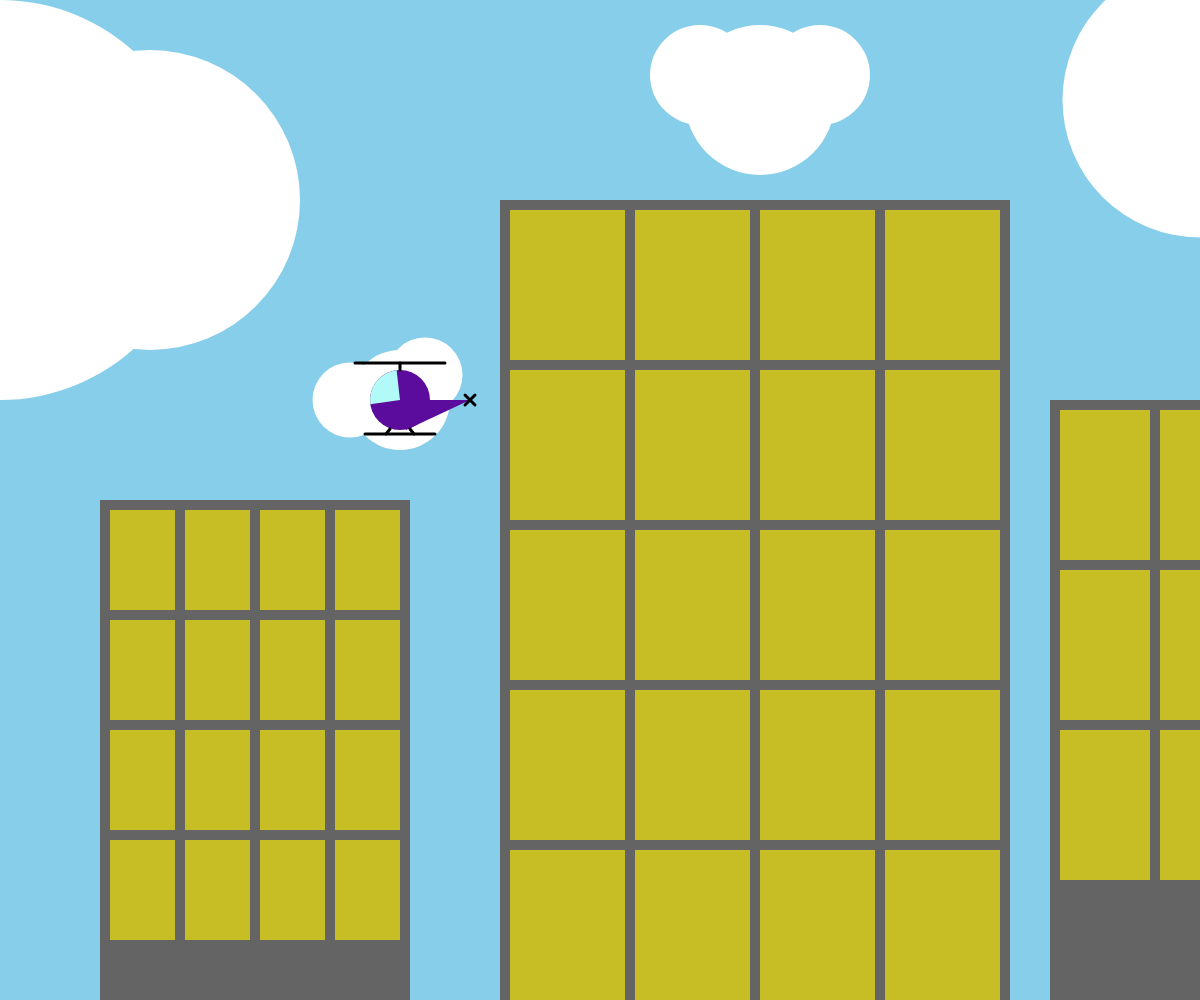
Frame 1 (no input)
Frame 60 (no input): identical to frame 1, image omitted
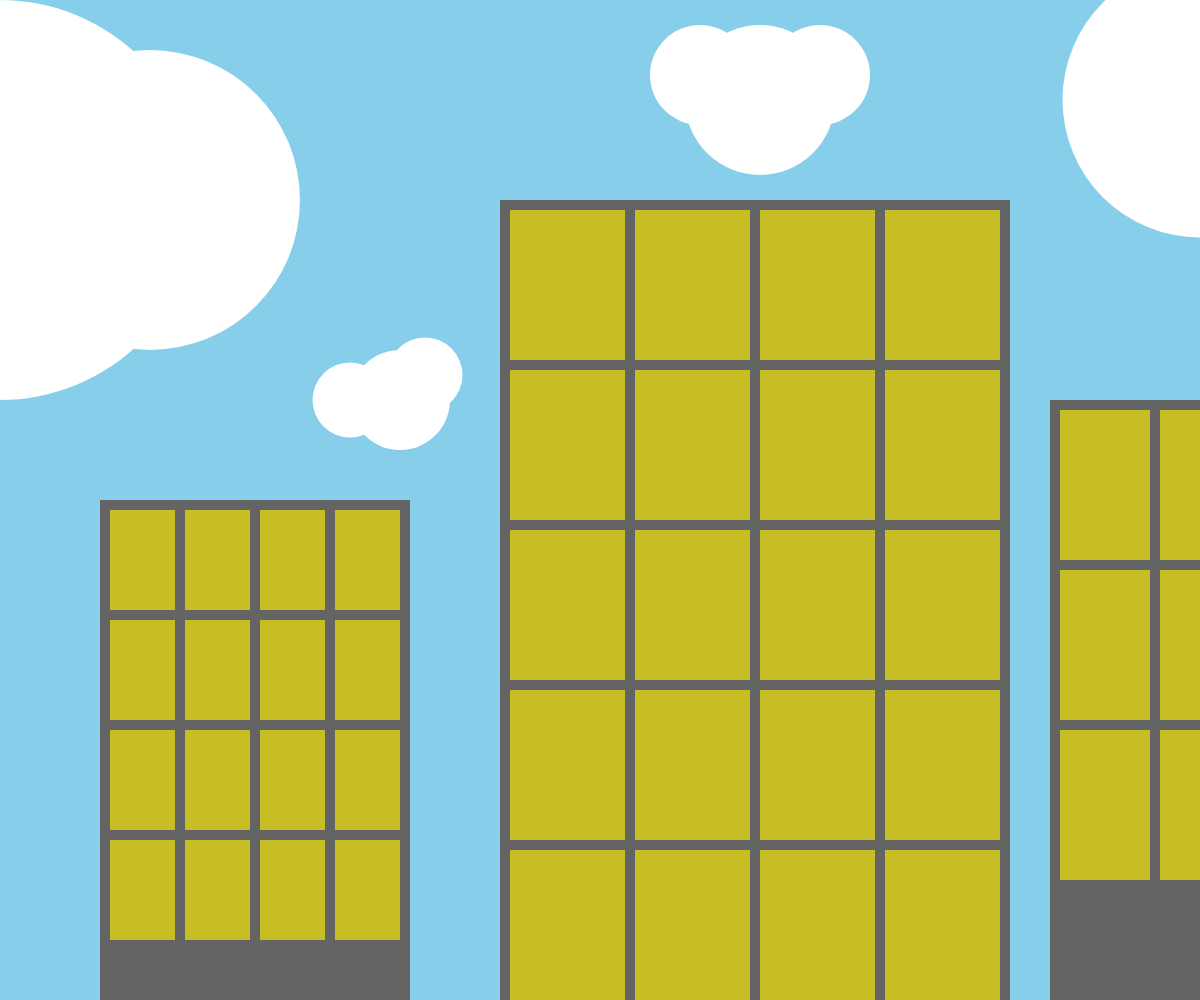
Frame 120 (the mouse pressed at the canvas centre since frame 60)

The p5.js sketch that drew these frames (run headless with seeded random() and noise() and a simulated clock; from frame 60 on, the mouse is pressed at the canvas centre):

// p5.js sketch
// ── sketch.js
let positionX = 400;
let positionY = 400;
let moveSpeed = 15;

function setup() {
	createCanvas(windowWidth, windowHeight);
}

function draw() {
	background (135, 206, 235);
	moveHeliKeys();
	moveHeliClick();
	backgroundCity();
	helicopter();
	foregroundCity();
}

function foregroundCity() {
	strokeWeight(0);
	//Building Left
	fill(100);
	rect(500, 200, 510, height);
	fill(199, 190, 38);
	rect(510, 210, 115, 150);
	rect(635, 210, 115, 150);
	rect(760, 210, 115, 150);
	rect(885, 210, 115, 150);
	rect(510, 370, 115, 150);
	rect(635, 370, 115, 150);
	rect(760, 370, 115, 150);
	rect(885, 370, 115, 150);
	rect(510, 530, 115, 150);
	rect(635, 530, 115, 150);
	rect(760, 530, 115, 150);
	rect(885, 530, 115, 150);
	rect(510, 690, 115, 150);
	rect(635, 690, 115, 150);
	rect(760, 690, 115, 150);
	rect(885, 690, 115, 150);
	rect(510, 850, 115, 150);
	rect(635, 850, 115, 150);
	rect(760, 850, 115, 150);
	rect(885, 850, 115, 150);

	//Building Right
	fill(100);
	rect(1500, 300, 510, height);
	fill(199, 190, 38);
	rect(1510, 310, 115, 150);
	rect(1635, 310, 115, 150);
	rect(1760, 310, 115, 150);
	rect(1885, 310, 115, 150);
	rect(1510, 470, 115, 150);
	rect(1635, 470, 115, 150);
	rect(1760, 470, 115, 150);
	rect(1885, 470, 115, 150);
	rect(1510, 630, 115, 150);
	rect(1635, 630, 115, 150);
	rect(1760, 630, 115, 150);
	rect(1885, 630, 115, 150);
	rect(1510, 790, 115, 150);
	rect(1635, 790, 115, 150);
	rect(1760, 790, 115, 150);
	rect(1885, 790, 115, 150);

	//Clouds
	fill(255);
	ellipse(0, 200, 400, 400);
	ellipse(150, 200, 300, 300);
	ellipse(1400, 0, 400, 400);
	ellipse(1200, 100, 275, 275);
	ellipse(1525, 100, 270, 270);
}

function backgroundCity() {
	strokeWeight(0);

	//Building Left
	fill(100);
	rect(100, 500, 310, height);
	fill(199, 190, 38);
	rect(110, 510, 65, 100);
	rect(185, 510, 65, 100);
	rect(260, 510, 65, 100);
	rect(335, 510, 65, 100);
	rect(110, 620, 65, 100);
	rect(185, 620, 65, 100);
	rect(260, 620, 65, 100);
	rect(335, 620, 65, 100);
	rect(110, 730, 65, 100);
	rect(185, 730, 65, 100);
	rect(260, 730, 65, 100);
	rect(335, 730, 65, 100);
	rect(110, 840, 65, 100);
	rect(185, 840, 65, 100);
	rect(260, 840, 65, 100);
	rect(335, 840, 65, 100);

	//Building Right
	fill(100);
	rect(1050, 400, 410, height);
	fill(199,190, 38);
	rect(1060, 410, 90, 150);
	rect(1160, 410, 90, 150);
	rect(1260, 410, 90, 150);
	rect(1360, 410, 90, 150);
	rect(1060, 570, 90, 150);
	rect(1160, 570, 90, 150);
	rect(1260, 570, 90, 150);
	rect(1360, 570, 90, 150);
	rect(1060, 730, 90, 150);
	rect(1160, 730, 90, 150);
	rect(1260, 730, 90, 150);
	rect(1360, 730, 90, 150);

	//clouds
	fill(255);
	ellipse(400, 400, 100, 100);
	ellipse(350, 400, 75, 75);
	ellipse(425, 375, 75, 75);
	ellipse(760, 100, 150, 150);
	ellipse(700, 75, 100, 100);
	ellipse(820, 75, 100, 100);
}

function helicopter() {
	fill(91, 12, 156);
	ellipse(positionX, positionY, 60, 60);
	triangle(positionX + 70, positionY, positionX + 6, positionY, positionX + 6, positionY + 30)
	fill(177, 250, 247);
	arc(positionX, positionY, 60, 60, 3, 4.60);
	strokeWeight(3);
	//top propeller
	line(positionX, positionY - 30, positionX, positionY - 37);
	line(positionX - 45, positionY - 37, positionX + 45, positionY - 37);
	//feet
	line(positionX - 10, positionY + 29, positionX - 14, positionY + 34);
	line(positionX + 10, positionY + 29, positionX + 14, positionY + 34);
	line(positionX - 35, positionY + 34, positionX + 35, positionY + 34);
	//back propeller
	line(positionX + 65, positionY - 5, positionX + 75, positionY + 5);
	line(positionX + 75, positionY - 5, positionX + 65, positionY + 5);
}

function moveHeliKeys() {
	if (keyIsPressed) {
		if (keyIsDown(LEFT_ARROW) || keyIsDown(65)) {
			positionX = positionX - moveSpeed;
		}
		if (keyIsDown(RIGHT_ARROW) || keyIsDown(68)) {
			positionX = positionX + moveSpeed;
		}
		if (keyIsDown(UP_ARROW) || keyIsDown(87)) {
			positionY = positionY - moveSpeed;
		}
		if (keyIsDown(DOWN_ARROW) || keyIsDown(83)) {
			positionY = positionY + moveSpeed;
		}
	}
}

function moveHeliClick() {
	if (mouseIsPressed) {
		positionX = mouseX;
		positionY = mouseY;
	}
}
